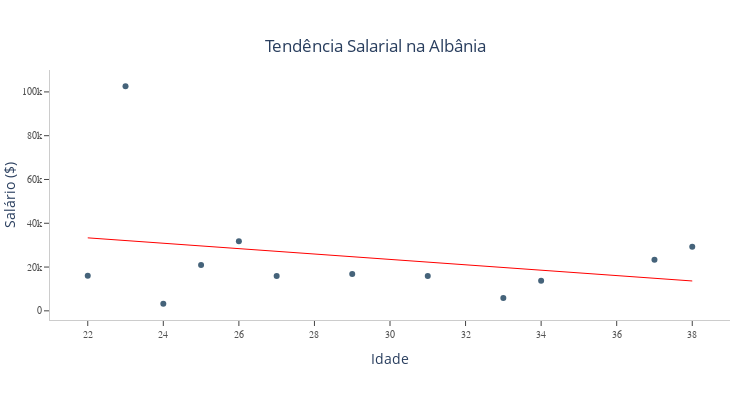

The code cell stored with this chart in its notebook:
### Code cell
fig = px.scatter(Albania, x="Age", y="ConvertedComp", trendline="ols", trendline_color_override="red")
fig.update_traces(
    texttemplate='%{text:.2s}', 
    marker_color='rgb(69,99,122)',
    line_width=1)
fig.update_layout(
    width=750, 
    height=400,
    title={
        'text': 'Tendência Salarial na Albânia', 
        'y':0.9,
        'x':0.5,
        'xanchor': 'center', 
        'yanchor': 'top'},
    xaxis_title="Idade",
    yaxis_title="Salário ($)",
    xaxis=dict(
        showticklabels=True,
        linecolor='rgb(204, 204, 204)',
        ticks='outside',
        tickfont=dict(
            family='Arial',
            size=10,
            color='rgb(82, 82, 82)',
        ),
    ),
    yaxis=dict(
        showticklabels=True,
        linecolor='rgb(204, 204, 204)',
        ticks='outside',
        tickfont=dict(
            family='Arial',
            size=10,
            color='rgb(82, 82, 82)',
        ),
    ),
    margin=dict(
        autoexpand=False,
        l=50,
        r=20,
        t=70,
    ),
    showlegend=False,
    plot_bgcolor='white'
)
fig.show()

### Figure 1 — Plotly figure (JSON) as saved in the notebook; plotly's stock layout.template omitted (floating-point values rounded to 4 significant figures)
{"data": [{"hovertemplate": "Age=%{x}<br>ConvertedComp=%{y}<extra></extra>", "legendgroup": "", "line": {"width": 1}, "marker": {"color": "rgb(69,99,122)", "symbol": "circle"}, "mode": "markers", "name": "", "orientation": "v", "showlegend": false, "texttemplate": "%{text:.2s}", "type": "scatter", "x": [24, 33, 34, 27, 31, 22, 29, 25, 37, 38, 26, 23], "xaxis": "x", "y": [3234, 5832, 13776, 15900, 15900, 16002, 16860, 20922, 23316, 29298, 31788, 102588], "yaxis": "y"}, {"hovertemplate": "<b>OLS trendline</b><br>ConvertedComp = -1231.21 * Age + 60425.6<br>R<sup>2</sup>=0.067540<br><br>Age=%{x}<br>ConvertedComp=%{y} <b>(trend)</b><extra></extra>", "legendgroup": "", "line": {"color": "red", "width": 1}, "marker": {"color": "rgb(69,99,122)", "symbol": "circle"}, "mode": "lines", "name": "", "showlegend": false, "texttemplate": "%{text:.2s}", "type": "scatter", "x": [22, 23, 24, 25, 26, 27, 29, 31, 33, 34, 37, 38], "xaxis": "x", "y": [33340.0, 32110.0, 30880.0, 29650.0, 28410.0, 27180.0, 24720.0, 22260.0, 19800.0, 18560.0, 14870.0, 13640.0], "yaxis": "y"}], "layout": {"height": 400, "legend": {"tracegroupgap": 0}, "margin": {"autoexpand": false, "l": 50, "r": 20, "t": 70}, "plot_bgcolor": "white", "showlegend": false, "title": {"text": "Tendência Salarial na Albânia", "x": 0.5, "xanchor": "center", "y": 0.9, "yanchor": "top"}, "width": 750, "xaxis": {"anchor": "y", "domain": [0, 1], "linecolor": "rgb(204, 204, 204)", "showticklabels": true, "tickfont": {"color": "rgb(82, 82, 82)", "family": "Arial", "size": 10}, "ticks": "outside", "title": {"text": "Idade"}}, "yaxis": {"anchor": "x", "domain": [0, 1], "linecolor": "rgb(204, 204, 204)", "showticklabels": true, "tickfont": {"color": "rgb(82, 82, 82)", "family": "Arial", "size": 10}, "ticks": "outside", "title": {"text": "Salário ($)"}}}}
